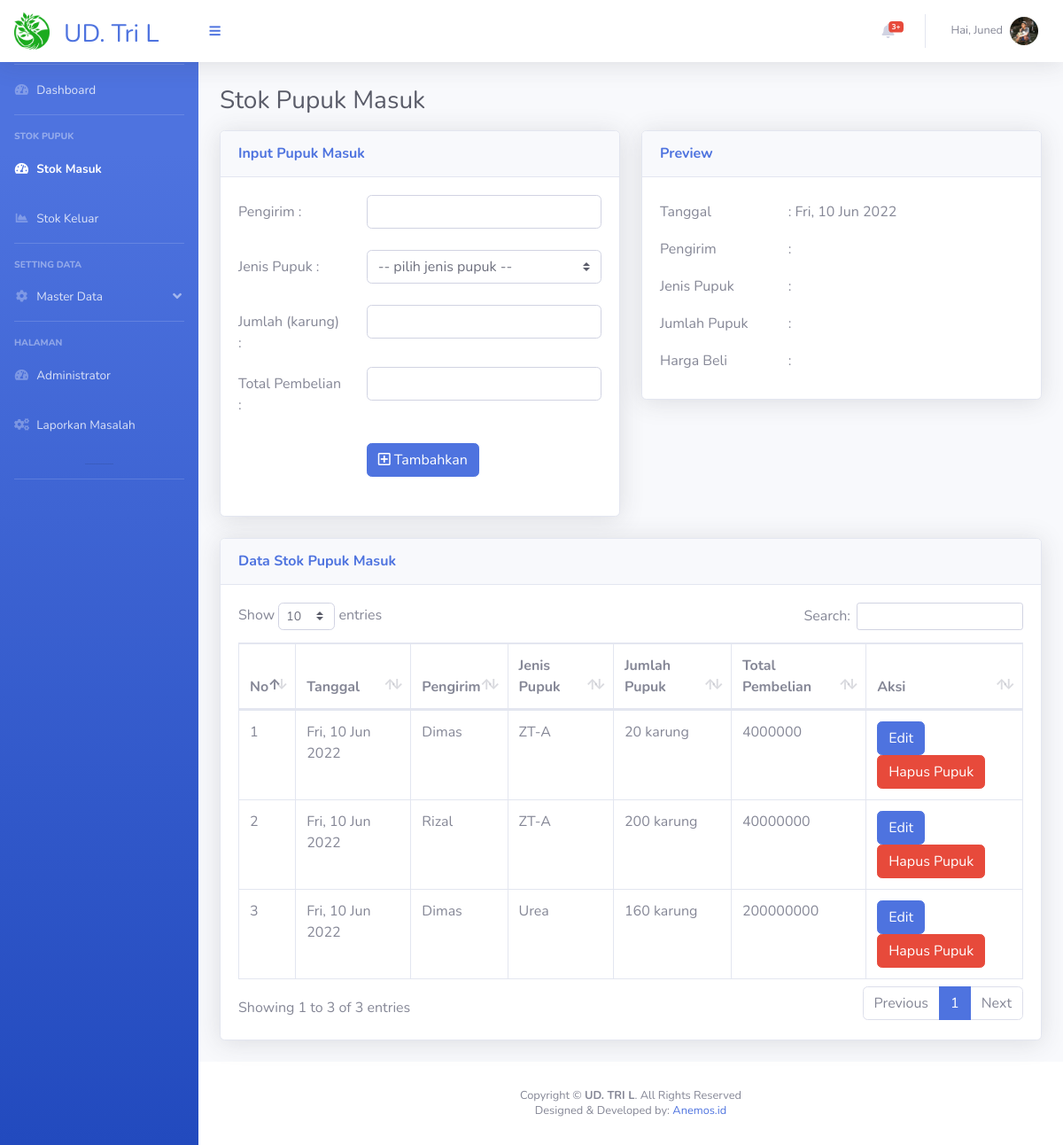
The page /page_stok_masuk.php?m=2&n=1 (signed in) on the database its author committed.
### tables this page shows
CREATE TABLE `stok_masuk` (
  `ID_SM` int(20) NOT NULL,
  `Tanggal` varchar(50) DEFAULT NULL,
  `ID_PK` int(20) DEFAULT NULL,
  `Nama_Pengirim` varchar(100) DEFAULT NULL,
  `Jumlah_Masuk` int(100) DEFAULT NULL,
  `Nominal` int(100) DEFAULT NULL
);

CREATE TABLE `data_pupuk` (
  `ID_PK` int(20) NOT NULL,
  `Jenis_Pupuk` varchar(50) DEFAULT NULL,
  `Stok` int(20) DEFAULT NULL,
  `Harga` int(100) DEFAULT NULL
);

### page_stok_masuk.php (the view, shortened to what this page needs)
<?php
include "connection.php";
$tanggal = date("D, j M Y ");
if (isset($_SESSION['login'])) {
    ?>
<!DOCTYPE html>
<html lang="en">
<head>
    <link href="vendor/fontawesome-free/css/all.min.css" rel="stylesheet" type="text/css">
    <link href="css/sb-admin-2.min.css" rel="stylesheet">
    <link href="vendor/datatables/dataTables.bootstrap4.min.css" rel="stylesheet">
</head>
<body id="page-top">
    <div id="wrapper">
        <?php include "segment/sidebar.php";?>
        <div id="content-wrapper" class="d-flex flex-column">
            <div id="content">
                <?php include "segment/header.php";?>
                <div class="container-fluid">
                    <div class="d-sm-flex align-items-center justify-content-between ">
                        <h1 class="h3 mb-3 text-gray-800">Stok Pupuk Masuk</h1>
                    </div>
                    <div class="row">
                        <div class="col-xl-6 col-lg-6">
                            <div class="card shadow mb-4">
                                <div
                                    class="card-header py-3 d-flex flex-row align-items-center justify-content-between">
                                    <h6 class="m-0 font-weight-bold text-primary">Input Pupuk Masuk</h6>
                                </div>
                                <div class="card-body">
                                    <form method="POST" action="addStokMasuk.php" enctype="multipart/form-data">
                                        <div class="row mb-2">
                                            <label class="col-sm-4 col-form-label"> Pengirim : </label>
                                            <div class="col-sm-8">
                                                <input type="text" class="form-control" id="pengirim" name="pengirim"
                                                    required onkeyup="SETis()">
                                            </div>
                                        </div>
                                        <div class="row mb-4">
                                            <label class="col-sm-4 col-form-label"> Jenis Pupuk : </label>
                                            <div class="col-sm-8">
                                                <select class="custom-select" id="jenisPP" name="jenisPP"
                                                    onchange="SETPP()">
                                                    <option selected="true" disabled="disabled">-- pilih jenis pupuk --
                                                    </option>
                                                </select>
                                            </div>
                                        </div>
                                        <div class="row mb-2">
                                            <label class="col-sm-4 col-form-label"> Jumlah (karung) : </label>
                                            <div class="col-sm-8">
                                                <input type="text" class="form-control" id="jumlah" name="jumlah"
                                                    required onkeyup="SETis()">
                                            </div>
                                        </div>
                                        <div class="row mb-4">
                                            <label class="col-sm-4 col-form-label"> Total Pembelian : </label>
                                            <div class="col-sm-8">
                                                <input type="text" class="form-control" id="harga" name="harga" required
                                                    onkeyup="SETis()">
                                            </div>
                                        </div>
                                        <div class="row mb-4">
                                            <label class="col-sm-4 col-form-label"> </label>
                                            <div class="col-sm-8">
                                                <button type="submit" class="btn btn-primary" name="tambah"><i
                                                        class="far fa-plus-square"></i> Tambahkan </button>
                                            </div>
                                        </div>
                                </div>
                            </div>
                        </div>
                        <div class="col-xl-6 col-lg-6">
                            <div class="card shadow mb-4">
                                <div
                                    class="card-header py-3 d-flex flex-row align-items-center justify-content-between">
                                    <h6 class="m-0 font-weight-bold text-primary">Preview</h6>
                                </div>
                                <div class="card-body">
                                    <div class="row mb-1">
                                        <label class="col-sm-4 col-form-label"> Tanggal </label>
                                        <label class="col-sm-5 col-form-label" id="tanggal"><?=": " . ($tanggal)?>
                                        </label>
                                    </div>
                                    <div class="row mb-1">
                                        <label class="col-sm-4 col-form-label">Pengirim</label>
                                        <label class="col-sm-5 col-form-label" id="pengirimPP">:
                                        </label>
                                    </div>
                                    <div class="row mb-1">
                                        <label class="col-sm-4 col-form-label">Jenis Pupuk</label>
                                        <label class="col-sm-5 col-form-label" id="pupuk" name="pupuk">:
                                        </label>
                                    </div>
                                    <div class="row mb-1">
                                        <label class="col-sm-4 col-form-label">Jumlah Pupuk</label>
                                        <label class="col-sm-5 col-form-label" id="jumPP">:
                                        </label>
                                    </div>
                                    <div class="row mb-1">
                                        <label class="col-sm-4 col-form-label">Harga Beli</label>
                                        <label class="col-sm-5 col-form-label" id="hargaPP">:
                                        </label>
                                    </div>
                                </div>
                            </div>
                        </div>
                    </div>
                    <div class="row">
                        <div class="col-xl-12 col-lg-12">
                            <div class="card shadow mb-4">
                                <div
                                    class="card-header py-3 d-flex flex-row align-items-center justify-content-between">
                                    <h6 class="m-0 font-weight-bold text-primary">Data Stok Pupuk Masuk</h6>
                                </div>
                                <div class="card-body">
                                    <div class="table-responsive">
                                        <table class="table table-bordered" id="dataTable" width="100%" cellspacing="0">
                                            <thead>
                                                <tr>
                                                    <th scope="col">No</th>
                                                    <th scope="col">Tanggal</th>
                                                    <th scope="col">Pengirim</th>
                                                    <th scope="col">Jenis Pupuk</th>
                                                    <th scope="col">Jumlah Pupuk</th>
                                                    <th scope="col">Total Pembelian</th>
                                                    <th scope="col">Aksi</th>
                                                </tr>
                                            </thead>
                                            <tbody>
                                                <?php
$no = 1;
    $data = mysqli_query($conn, "SELECT * FROM stok_masuk
    INNER JOIN data_pupuk ON stok_masuk.ID_PK = data_pupuk.ID_PK ORDER BY ID_SM DESC
    ");
    foreach ($data as $all):
        echo ('<tr><td>' . $no . '</td>');
        echo ('<td>' . $all['Tanggal'] . '</td>');
        echo ('<td>' . $all['Nama_Pengirim'] . '</td>');
        echo ('<td>' . $all['Jenis_Pupuk'] . '</td>');
        echo ('<td>' . $all['Jumlah_Masuk'] . ' karung</td>');
        echo ('<td>' . $all['Nominal'] . '</td>');
        echo ('<td>
																																																																															                                                <a href="" class="btn btn-primary" data-toggle="modal" data-target="#modalSubscriptionForm');
        echo ($all['ID_SM'] . '">Edit</a>
																																																																															                                                <a href="" class="btn btn-danger" data-toggle="modal" data-target="#exampleModalCenter');
        echo ($all['ID_SM'] . '">Hapus Pupuk</a></td></tr>
																																																																															                                              ');
        $no++;
        ?></tr>
                                                <?php endforeach;?>
                                            </tbody>
                                        </table>
                                    </div>
                                </div>
                            </div>
                        </div>
                    </div>
                </div>
                <?php include "segment/footer.php";?>
            </div>
        </div>
    </div>
</body>
</html>
<?php } else {
    header("Location: login.php");
    exit();
}
?>

### rows shown on the page
stok_masuk: Tanggal "Fri, 10 Jun 2022", Nama_Pengirim "Dimas", ID_PK.Jenis_Pupuk "ZT-A", Jumlah_Masuk "20", Nominal "4000000"
stok_masuk: Tanggal "Fri, 10 Jun 2022", Nama_Pengirim "Rizal", ID_PK.Jenis_Pupuk "ZT-A", Jumlah_Masuk "200", Nominal "40000000"
stok_masuk: Tanggal "Fri, 10 Jun 2022", Nama_Pengirim "Dimas", ID_PK.Jenis_Pupuk "Urea", Jumlah_Masuk "160", Nominal "200000000"

### other values the page prints
$_SESSION['per'] "UD. Tri L"
$_SESSION['nama'] "Juned"
